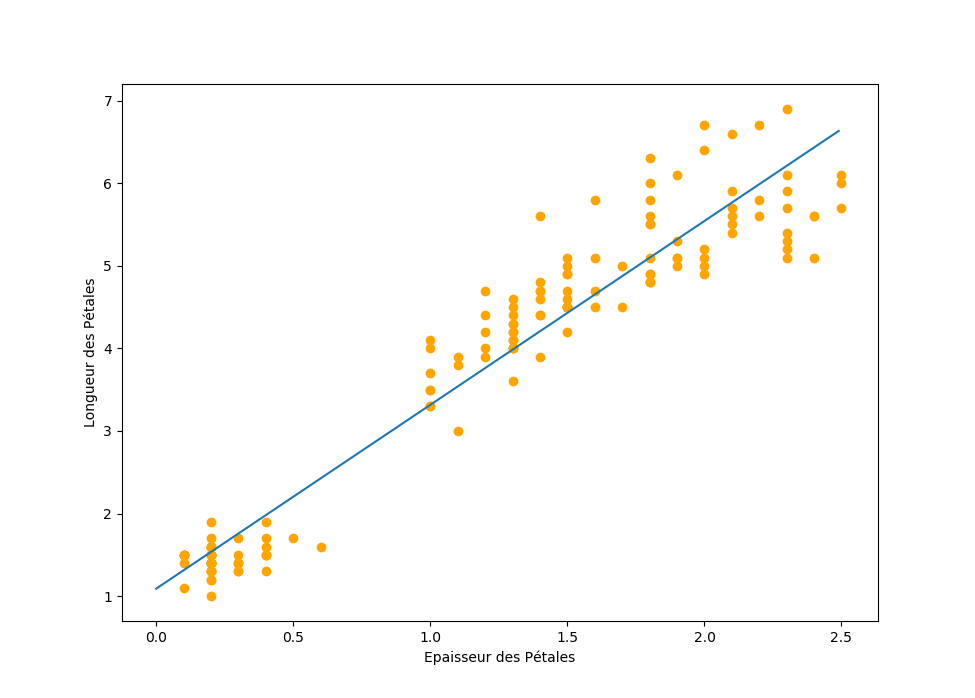

The script that drew this image:
import pandas as pd
import numpy as np
from sklearn.linear_model import LinearRegression
from matplotlib import pyplot as plt
iris = pd.read_csv('./C3/data1.csv')
X = iris.PetalWidth.values.reshape(-1,1)
Y = iris.PetalLength
lr = LinearRegression()
lr.fit(X,Y)
plt.scatter(X,Y,c="orange")
plt.xlabel("Epaisseur des Petales")
plt.ylabel("Longueur des Petales")
test = np.arange(0,2.5,0.01).reshape(-1,1)
plt.plot(test,lr.predict(test))
plt.show()
